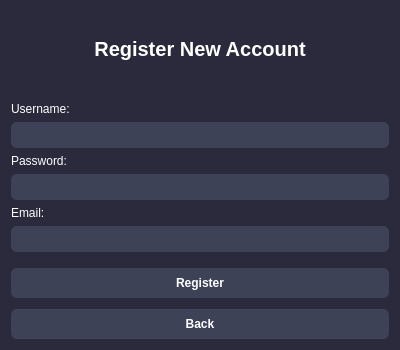
<?xml version="1.0" encoding="UTF-8"?>
<ui version="4.0">
 <class>RegisterWindow</class>
 <widget class="QDialog" name="RegisterWindow">
  <property name="geometry">
   <rect>
    <x>0</x>
    <y>0</y>
    <width>400</width>
    <height>350</height>
   </rect>
  </property>
  <property name="sizePolicy">
   <sizepolicy hsizetype="Preferred" vsizetype="Preferred">
    <horstretch>0</horstretch>
    <verstretch>0</verstretch>
   </sizepolicy>
  </property>
  <property name="windowTitle">
   <string>Register</string>
  </property>
  <property name="styleSheet">
   <string notr="true">background-color: #2a2a3c;
font-family: Arial, sans-serif;
color: white;</string>
  </property>
  <layout class="QVBoxLayout" name="verticalLayout">
   <item>
    <widget class="QLabel" name="headerLabel">
     <property name="text">
      <string>Register New Account</string>
     </property>
     <property name="alignment">
      <set>Qt::AlignCenter</set>
     </property>
     <property name="styleSheet">
      <string notr="true">font-size: 20px;
font-weight: bold;
margin-bottom: 10px;</string>
     </property>
    </widget>
   </item>
   <item>
    <layout class="QFormLayout" name="formLayout">
     <property name="fieldGrowthPolicy">
      <enum>QFormLayout::ExpandingFieldsGrow</enum>
     </property>
     <property name="rowWrapPolicy">
      <enum>QFormLayout::WrapAllRows</enum>
     </property>
     <item row="0" column="0">
      <widget class="QLabel" name="usernameLabel">
       <property name="text">
        <string>Username:</string>
       </property>
      </widget>
     </item>
     <item row="0" column="1">
      <widget class="QLineEdit" name="usernameLineEdit">
       <property name="styleSheet">
        <string notr="true">border-style: solid;
border-radius: 6px;
background-color: #3E4257;
font-weight: 600;
color: white;
padding: 5px;</string>
       </property>
      </widget>
     </item>
     <item row="1" column="0">
      <widget class="QLabel" name="passwordLabel">
       <property name="text">
        <string>Password:</string>
       </property>
      </widget>
     </item>
     <item row="1" column="1">
      <widget class="QLineEdit" name="passwordLineEdit">
       <property name="styleSheet">
        <string notr="true">border-style: solid;
border-radius: 6px;
background-color: #3E4257;
font-weight: 600;
color: white;
padding: 5px;</string>
       </property>
       <property name="echoMode">
        <enum>QLineEdit::Password</enum>
       </property>
      </widget>
     </item>
     <item row="2" column="0">
      <widget class="QLabel" name="emailLabel">
       <property name="text">
        <string>Email:</string>
       </property>
      </widget>
     </item>
     <item row="2" column="1">
      <widget class="QLineEdit" name="emailLineEdit">
       <property name="styleSheet">
        <string notr="true">border-style: solid;
border-radius: 6px;
background-color: #3E4257;
font-weight: 600;
color: white;
padding: 5px;</string>
       </property>
      </widget>
     </item>
    </layout>
   </item>
   <item>
    <widget class="QPushButton" name="registerButton">
     <property name="styleSheet">
      <string notr="true">border-style: solid;
border-radius: 6px;
background-color: #3E4257;
font-weight: 600;
padding: 8px;
margin-top: 10px;</string>
     </property>
     <property name="text">
      <string>Register</string>
     </property>
    </widget>
   </item>
   <item>
    <widget class="QPushButton" name="backButton">
     <property name="styleSheet">
      <string notr="true">border-style: solid;
border-radius: 6px;
background-color: #3E4257;
font-weight: 600;
padding: 8px;
margin-top: 5px;</string>
     </property>
     <property name="text">
      <string>Back</string>
     </property>
    </widget>
   </item>
  </layout>
 </widget>
 <resources/>
 <connections/>
</ui>
